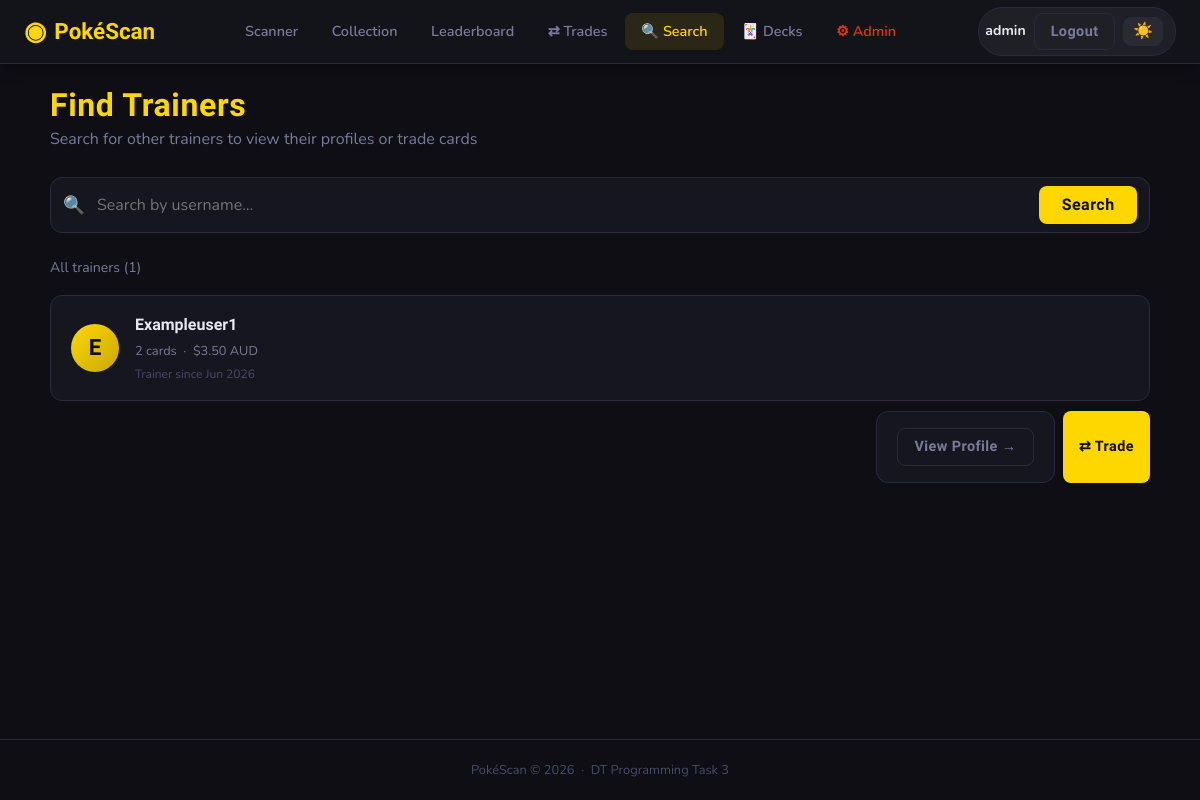
Page /collection/search (signed in) on the committed database.
### app/models.py (models this page shows, shortened)
class User(UserMixin, db.Model):
    __tablename__ = 'users'
    id         = db.Column(db.Integer, primary_key=True)
    username   = db.Column(db.String(80), unique=True, nullable=False)
    email      = db.Column(db.String(120), unique=True, nullable=False)
    password   = db.Column(db.String(256), nullable=False)
    role       = db.Column(db.String(20), nullable=False, default='user')
    created_at = db.Column(db.DateTime, default=datetime.utcnow)
    scans       = db.relationship('Scan',         backref='user', lazy=True, cascade='all, delete-orphan')
    decks       = db.relationship('Deck',         backref='user', lazy=True, cascade='all, delete-orphan')
    wishlist    = db.relationship('WishlistItem', backref='user', lazy=True, cascade='all, delete-orphan')
    @property
    def is_admin(self):
        return self.role == 'admin'
    @property
    def collection_value(self):
        scanned_card_ids = {s.card_id for s in self.scans}
        cards = Card.query.filter(Card.id.in_(scanned_card_ids)).all()
        return round(sum(c.market_value or 0 for c in cards), 2)
    @property
    def unique_card_count(self):
        return len({s.card_id for s in self.scans})

class Scan(db.Model):
    __tablename__ = 'scans'
    id          = db.Column(db.Integer, primary_key=True)
    user_id     = db.Column(db.Integer, db.ForeignKey('users.id'), nullable=False)
    card_id     = db.Column(db.Integer, db.ForeignKey('cards.id'), nullable=False)
    confidence  = db.Column(db.Float, nullable=False)
    scanned_at  = db.Column(db.DateTime, default=datetime.utcnow)

class Card(db.Model):
    __tablename__ = 'cards'
    id              = db.Column(db.Integer, primary_key=True)
    name            = db.Column(db.String(100), nullable=False)
    set_name        = db.Column(db.String(100), nullable=False)
    set_number      = db.Column(db.String(20))
    rarity          = db.Column(db.String(50))          # e.g. "Rare Holo", "Common"
    card_type       = db.Column(db.String(50))          # e.g. "Pokemon", "Trainer", "Energy"
    hp              = db.Column(db.Integer)
    pokemon_type    = db.Column(db.String(50))          # e.g. "Fire", "Water"
    description     = db.Column(db.Text)
    image_url       = db.Column(db.String(500))         # URL to card image
    market_value    = db.Column(db.Float, default=0.0)  # AUD value
    roboflow_class  = db.Column(db.String(100), unique=True, nullable=False)  # Matches Roboflow label exactly
    added_at        = db.Column(db.DateTime, default=datetime.utcnow)
    scans      = db.relationship('Scan',         backref='card', lazy=True)
    deck_cards = db.relationship('DeckCard',     backref='card', lazy=True, cascade='all, delete-orphan')
    wishlist   = db.relationship('WishlistItem', backref='card', lazy=True, cascade='all, delete-orphan')

### app/collection/routes.py (the view)
@collection_bp.route('/search')
@login_required
def search_users():
    query = request.args.get('q', '').strip()
    results = []
    all_users = User.query.filter_by(role='user').order_by(User.username).all()
    if query:
        results = User.query.filter(
            User.username.ilike(f'%{query}%'),
            User.role == 'user'
        ).all()
    return render_template('collection/search_users.html',
                           query=query,
                           results=results,
                           all_users=all_users)

### app/templates/collection/search_users.html (shortened to what this page needs)
{% extends "base.html" %}
{% block content %}
<div class="page-container">
    <div class="page-header">
        <div>
            <h1 class="page-title">Find Trainers</h1>
            <p class="page-subtitle">Search for other trainers to view their profiles or trade cards</p>
        </div>
    </div>
    <form method="GET" action="{{ url_for('collection.search_users') }}" class="search-page-form">
        <div class="search-page-input-wrap">
            <span class="search-page-icon">🔍</span>
            <input type="text"
                   name="q"
                   class="search-page-input"
                   placeholder="Search by username…"
                   value="{{ query }}"
                   autofocus
                   autocomplete="off">
            <button type="submit" class="btn btn-primary">Search</button>
        </div>
    </form>
    {% if query %}
        {% if results %}
        <p class="search-results-count">
            {{ results|length }} trainer{{ 's' if results|length != 1 }} found for
            <strong>"{{ query }}"</strong>
        </p>
        <div class="search-results-grid">
            {% for user in results %}
            <a href="{{ url_for('profile.public_profile', username=user.username) }}"
               class="search-result-card">
                <div class="search-result-card-avatar">
                    {{ user.username[0].upper() }}
                </div>
                <div class="search-result-card-info">
                    <strong class="search-result-card-name">{{ user.username }}</strong>
                    <span class="search-result-card-meta">
                        {{ user.unique_card_count }} cards &nbsp;·&nbsp;
                        ${{ "%.2f"|format(user.collection_value) }} AUD
                    </span>
                    <span class="search-result-card-joined">
                        Trainer since {{ user.created_at.strftime('%b %Y') }}
                    </span>
                </div>
                <div class="search-result-card-actions">
                    <span class="btn btn-ghost btn-sm">View Profile →</span>
                    {% if user.id != current_user.id %}
                    <a href="{{ url_for('trade.offer', username=user.username) }}"
                       class="btn btn-primary btn-sm"
                       onclick="event.stopPropagation()">⇄ Trade</a>
                    {% endif %}
                </div>
            </a>
            {% endfor %}
        </div>
        {% else %}
        <div class="empty-state">
            <p class="empty-icon">🔍</p>
            <h2>No trainers found</h2>
            <p>No one matched "<strong>{{ query }}</strong>" — try a different name.</p>
        </div>
        {% endif %}
    {% else %}
    <p class="search-results-count">All trainers ({{ all_users|length }})</p>
    <div class="search-results-grid">
        {% for user in all_users %}
        <a href="{{ url_for('profile.public_profile', username=user.username) }}"
           class="search-result-card">
            <div class="search-result-card-avatar">
                {{ user.username[0].upper() }}
            </div>
            <div class="search-result-card-info">
                <strong class="search-result-card-name">{{ user.username }}</strong>
                <span class="search-result-card-meta">
                    {{ user.unique_card_count }} cards &nbsp;·&nbsp;
                    ${{ "%.2f"|format(user.collection_value) }} AUD
                </span>
                <span class="search-result-card-joined">
                    Trainer since {{ user.created_at.strftime('%b %Y') }}
                </span>
            </div>
            <div class="search-result-card-actions">
                <span class="btn btn-ghost btn-sm">View Profile →</span>
                {% if user.id != current_user.id %}
                <a href="{{ url_for('trade.offer', username=user.username) }}"
                   class="btn btn-primary btn-sm"
                   onclick="event.stopPropagation()">⇄ Trade</a>
                {% endif %}
            </div>
        </a>
        {% endfor %}
    </div>
    {% endif %}
</div>
{% endblock %}

### app/templates/base.html (shortened to what this page needs)
<!DOCTYPE html>
<html lang="en">
<head>
    <link rel="stylesheet" href="{{ url_for('static', filename='css/style.css') }}">
</head>
<body>
<nav class="navbar">
    <a class="nav-brand" href="{{ url_for('scanner.home') }}">
        <span class="brand-icon">◉</span>
        <span>PokéScan</span>
    </a>
    {% if current_user.is_authenticated %}
    <div class="nav-links">
        <a href="{{ url_for('scanner.home') }}"
           class="nav-link {% if request.blueprint == 'scanner' %}active{% endif %}">
            Scanner
        </a>
        <a href="{{ url_for('collection.library') }}"
            class="nav-link {% if request.blueprint == 'collection' and request.endpoint not in ['collection.search_users', 'collection.leaderboard', 'collection.public_decks'] %}active{% endif %}">
            Collection
        </a>
        <a href="{{ url_for('collection.leaderboard') }}"
            class="nav-link {% if request.endpoint == 'collection.leaderboard' %}active{% endif %}">
                Leaderboard
        </a>
        <a href="{{ url_for('trade.inbox') }}"
            class="nav-link {% if request.blueprint == 'trade' %}active{% endif %}">
            ⇄ Trades
        </a>
        <a href="{{ url_for('collection.search_users') }}"
            class="nav-link {% if request.endpoint == 'collection.search_users' %}active{% endif %}">
            🔍 Search
        </a>
        <a href="{{ url_for('collection.public_decks') }}"
            class="nav-link {% if request.endpoint == 'collection.public_decks' or request.endpoint == 'collection.view_public_deck' %}active{% endif %}">
            🃏 Decks
        </a>
        {% if current_user.is_admin %}
        <a href="{{ url_for('admin.dashboard') }}"
           class="nav-link admin-link {% if request.blueprint == 'admin' %}active{% endif %}">
            ⚙ Admin
        </a>
        {% endif %}
    </div>
    <div class="nav-user">
        <a href="{{ url_for('profile.my_profile') }}" class="nav-username">
            {{ current_user.username }}
        </a>
        <a href="{{ url_for('auth.logout') }}" class="btn btn-ghost btn-sm">Logout</a>
        <button class="theme-toggle" id="themeToggle" onclick="toggleTheme()" title="Toggle theme">☀️</button>
    </div>
    {% endif %}
</nav>
<main class="main-content">
    {% block content %}{% endblock %}
</main>
<footer class="footer">
    <p>PokéScan &copy; 2026 &nbsp;·&nbsp; DT Programming Task 3</p>
</footer>
</body>
</html>

### rows in the picture
User: username "admin"
User: username "E", username "Exampleuser1", unique_card_count "2", created_at "Jun 2026"
Scan: collection_value "3.50"

### other values in the picture
{{ all_users|length }} "1"
